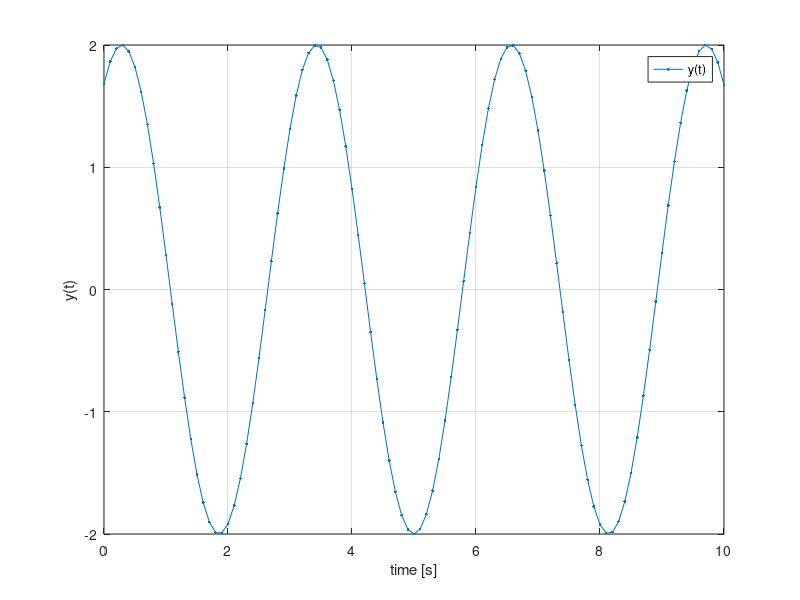
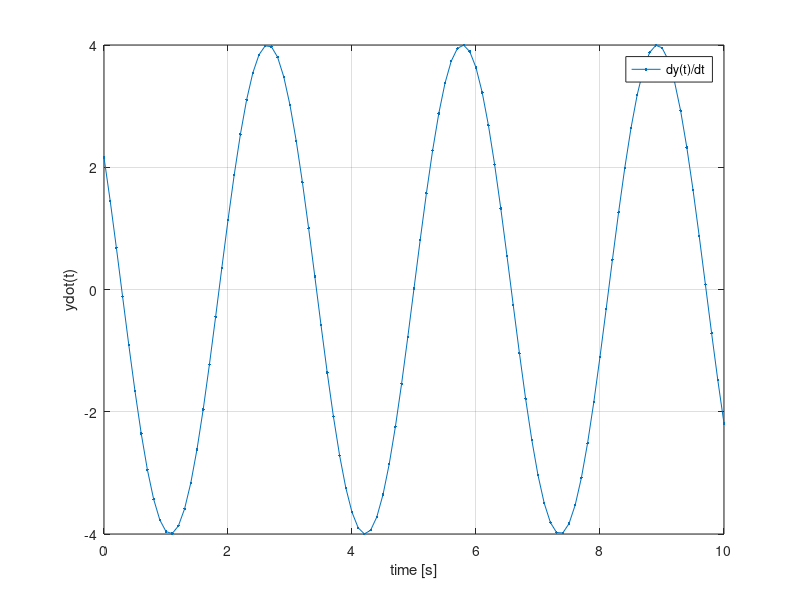
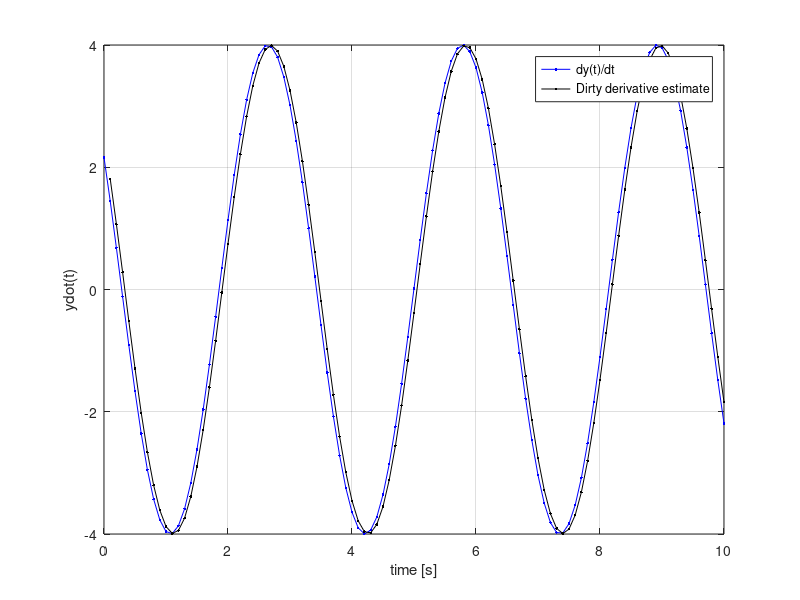

Write MATLAB code to recreate these figures, in order.
close all
clear all


% question a

h = 0.1; % sampling time in seconds
t = (0:h:10)'; % time vector, column
N = length(t); % Number of samples
w = 2; % this was missing in excercise
y = 2*sin(w*t+1);

figure(1)
plot(t,y,'.-')
grid on
xlabel('time [s]')
ylabel('y(t)')
legend('y(t)')

% question b
% Using a table of derivatives we can find that if
% y = 2*sin(w*t+1)
% then
% ydot = 2*w*cos(w*t+1)

ydot = 2*w*cos(w*t+1);

figure(2)
plot(t,ydot,'.-')
grid on
xlabel('time [s]')
ylabel('ydot(t)')
legend('dy(t)/dt')

% question c, excersice has typo and shows a instead
ydotest = zeros(N-1,1); % initialize vector. 

for i=1:N-1
    ydotest(i)=(y(i+1)-y(i))/h;
end

figure(3)
plot(t,ydot,'b.-')
hold on
plot(t(2:end),ydotest,'k.-')
hold off
grid on
xlabel('time [s]')
ylabel('ydot(t)')
legend('dy(t)/dt','Dirty derivative estimate')





